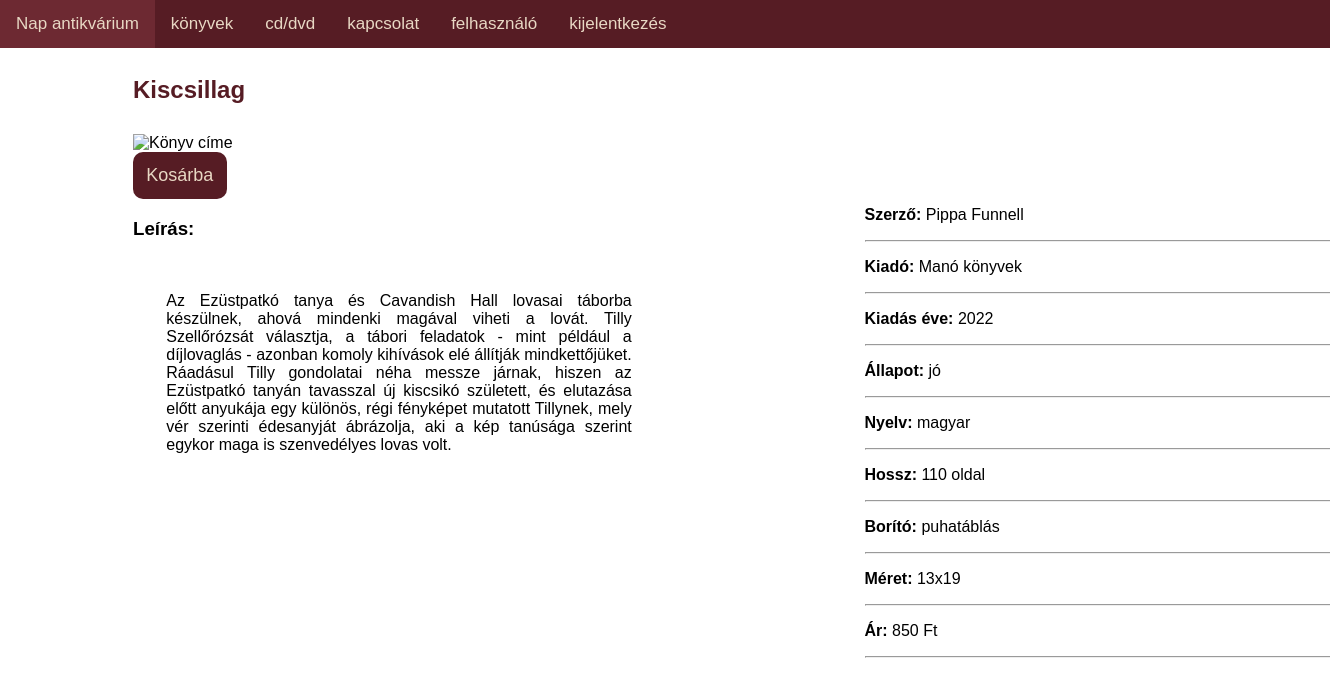
Screenshot of /api/termek.php?id=100000 with the database file from the repository.
### tables this page shows
CREATE TABLE `termekek` (
  `id` int(11) NOT NULL,
  `cim` text NOT NULL,
  `alkoto` text NOT NULL,
  `megjelenes` text NOT NULL,
  `ar` int(11) NOT NULL,
  `boritoID` int(11) NOT NULL,
  `forgalmazo` text NOT NULL,
  `meret` text NOT NULL,
  `nyelv` text NOT NULL,
  `osszefoglalo` text NOT NULL,
  `kategoriaID` int(11) NOT NULL,
  `alkategoriaID` int(11) NOT NULL,
  `tipus` int(11) NOT NULL,
  `hossz` int(11) DEFAULT NULL,
  `allapotID` int(11) DEFAULT NULL,
  `pontok` int(11) DEFAULT NULL,
  `kepURL` text DEFAULT NULL
);

CREATE TABLE `allapot` (
  `id` int(11) NOT NULL,
  `megnevezes` text NOT NULL
);

CREATE TABLE `borito` (
  `id` int(11) NOT NULL,
  `megnevezes` text NOT NULL
);

### api/termek.php (the view, shortened to what this page needs)
<!DOCTYPE html>
<html lang="hu">
<head>
    <link rel="stylesheet" href="/1017projekt/public/menu.css">
    <link rel="stylesheet" href="/1017projekt/public/termek.css">
    <link rel="stylesheet" href="https://cdnjs.cloudflare.com/ajax/libs/font-awesome/4.7.0/css/font-awesome.min.css">
</head>
<body>
    <header>
        <div class="menu" id="menusav">
        </div>
    </header>
    <br>
<?php
    $id = $_GET['id'];
    require_once('connection.php');
    $query = "SELECT termekek.id, termekek.cim, termekek.alkoto, termekek.megjelenes, termekek.ar, borito.megnevezes AS 'borito', termekek.forgalmazo, termekek.meret, termekek.osszefoglalo, termekek.nyelv, kategoriak.megnevezes AS 'kategoria', termekek.kategoriaID, alkategoriak.megnevezes AS 'alkategoria', tipus.megnevezes AS 'tipus', termekek.hossz, allapot.megnevezes AS 'allapot', termekek.pontok, termekek.kepURL
    FROM termekek, borito, kategoriak, alkategoriak, tipus, allapot
    WHERE borito.id = termekek.boritoID AND kategoriak.id = termekek.kategoriaID AND alkategoriak.id = termekek.alkategoriaID AND tipus.id = termekek.tipus
    AND allapot.id = termekek.allapotID AND termekek.id = '$id'
    ORDER BY alkategoriak.id, termekek.cim";
    $result =  mysqli_query($conn, $query);
    $row = mysqli_fetch_assoc($result);
    if ($row['tipus'] == "könyv") {
        $hossz = $row['hossz']." oldal";
    }
echo '
    <h2 id="cim">'.$row['cim'].'</h2>
    <div id="content">
        <div id="kep">
            <img src="'.$row['kepURL'].'" alt="Könyv címe"> <br>
            <button id="kosar">Kosárba</button>
            <h3>Leírás:</h3>
            <p id="leiras">'.$row['osszefoglalo'].'
            </p>
        </div>
        <section id="book-details">
            <p id="szerzo"><strong>Szerző: </strong> '.$row['alkoto'].'</p> <hr>
            <p id="kiado"><strong>Kiadó: </strong> '.$row['forgalmazo'].'</p> <hr>
            <p id="megjelenes"><strong>Kiadás éve:</strong> '.$row['megjelenes'].'</p> <hr>
            <p id="allapot"><strong>Állapot:</strong> '.$row['allapot'].'</p> <hr>
            <p id="nyelv"><strong>Nyelv:</strong> '.$row['nyelv'].'</p> <hr>
            <p id="hossz"><strong>Hossz:</strong> '.$hossz.'</p> <hr>
            <p id="borito"><strong>Borító:</strong> '.$row['borito'].'</p> <hr>
            <p id="meret"><strong>Méret:</strong> '.$row['meret'].'</p> <hr>
            <p id="ar"><strong>Ár:</strong> '.$row['ar'].' Ft</p> <hr>
        </section>
    </div>
'
?>
</body>
</html>

### public/menu.css (style rules this page uses)
header { background-color: #561C24; color: #E8D8C4; top: 0; left: 0; width: 100%; position: absolute; }
.menu { margin: 0; padding: 0; background-color: #561C24; position: absolute; top: 0; width: 100%; left: 0; }

### public/termek.css (style rules this page uses)
* { box-sizing: border-box; }
body { font-family: 'Lucida Sans', 'Lucida Sans Regular', 'Lucida Grande', 'Lucida Sans Unicode', Geneva, Verdana, sans-serif; margin-left: 10%; margin-right: 10%; width: 100%; padding-top: 30px; padding-bottom: 30px; height: 80%; }
#kep { float: left; width: 50%; text-align: justify; }
#book-details { float: left; width: 50%; padding: 5%; margin-bottom: 5%; }
#content { display: flex; width: 100%; }
#leiras { width: 80%; padding: 5%; }
h2 { color: #561C24; width: 100%; }
#kosar { background-color: #561C24; color: #E8D8C4; border-radius: 10px; font-size: large; border: none; padding: 2%; }
#kep img { max-width: 300px; margin-top: 10px; }

### rows the page displays
termekek: cim "Kiscsillag", osszefoglalo "Az Ezüstpatkó tanya és Cavandish Hall lovasai táborba készülnek, ahová mindenki magával viheti a lovát. Tilly Szellőrózsát választja, a tábori feladatok - mint például a díjlovaglás - azonban komoly kihívások elé állítják mindkettőjüket. Ráadásul Tilly gondolatai néha messze járnak, hiszen az Ezüstpatkó tanyán tavasszal új kiscsikó született, és elutazása előtt anyukája egy különös, régi fényképet mutatott Tillynek, mely vér szerinti édesanyját ábrázolja, aki a kép tanúsága szerint egykor maga is szenvedélyes lovas volt.", alkoto "Pippa Funnell", forgalmazo "Manó könyvek", megjelenes "2022", allapotID.megnevezes "jó", nyelv "magyar", hossz "110 oldal", boritoID.megnevezes "puhatáblás", meret "13x19", ar "850"
